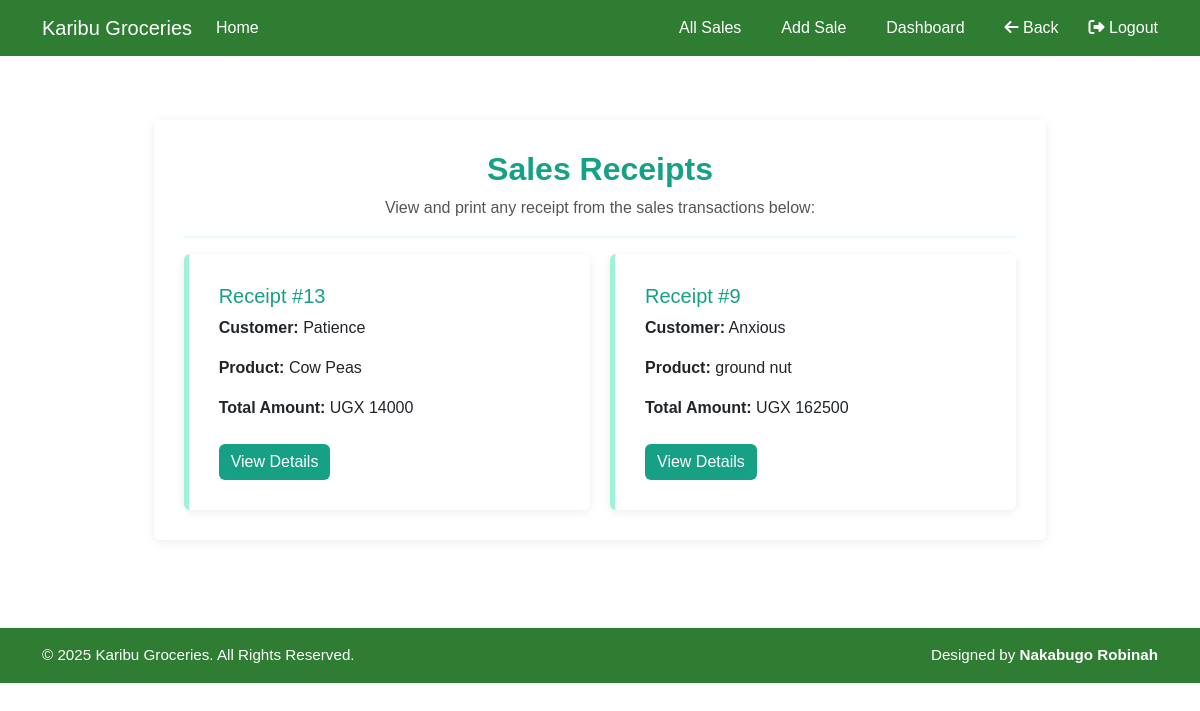
The page /receipt/ (signed in) on the database as committed earlier.
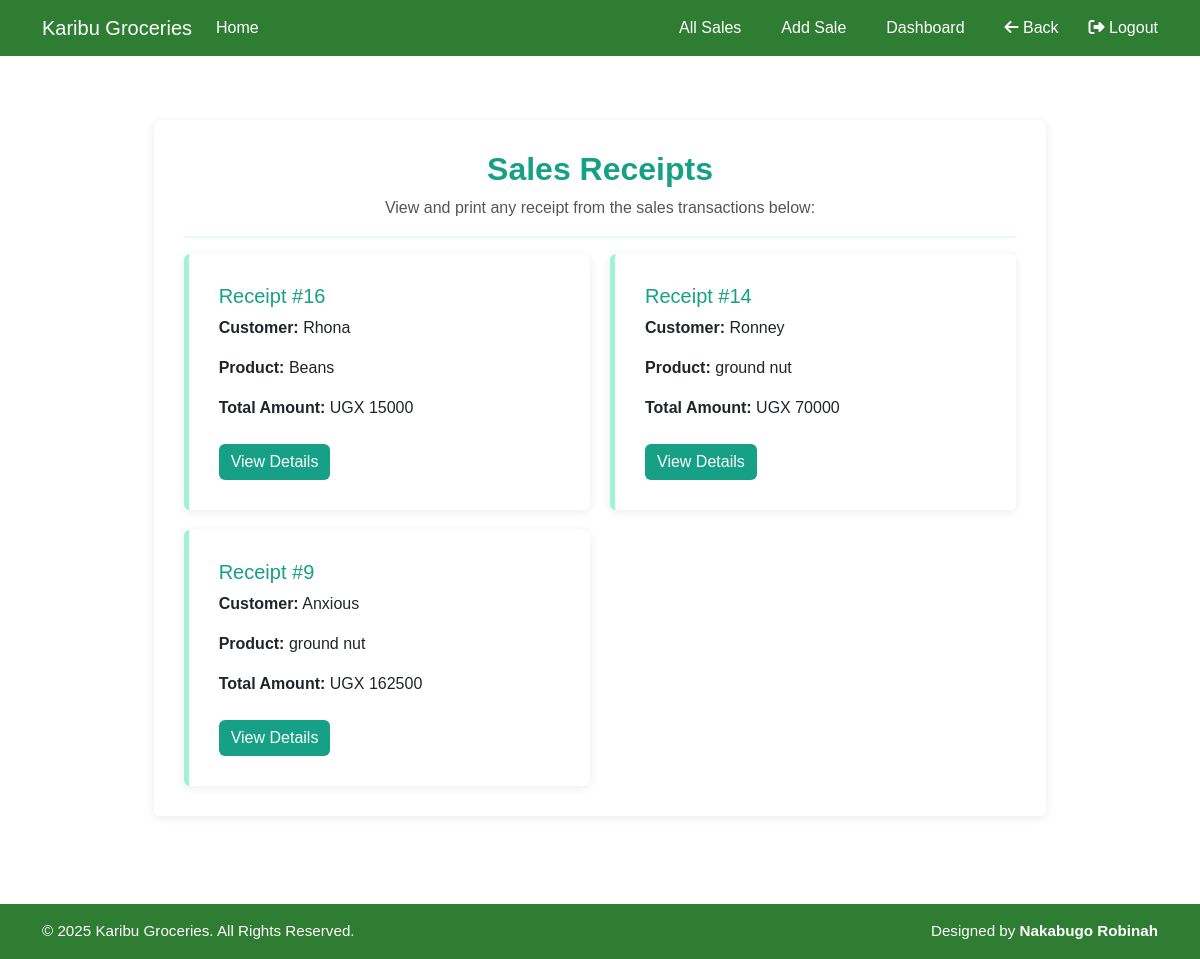
The same page on the database as committed later.
### ledger/models.py (models this page shows, shortened)
class Sale(models.Model):
    product_name = models.ForeignKey(Stock, on_delete=models.CASCADE)
    unit_price = models.FloatField(blank=False, null=True, default=0)
    quantity = models.IntegerField(default=0, null=True, blank=False)
    category = models.ForeignKey(Category, on_delete=models.CASCADE, null=True)
    customer_name = models.CharField(max_length=100, blank=True, null=True)
    payment_method = models.CharField(
        max_length=10,
        choices=[("Cash", "Cash"), ("cheque", "Cheque")],
        default="Cash"
    )
    date = models.DateField(auto_now_add=True)
    dispatch_time = models.TimeField(blank=True, null=True)
    salesagent = models.ForeignKey(Userprofile, on_delete=models.SET_NULL, null=True, blank=False)
    amount_received = models.FloatField(blank=False, default=0, null=True)
    branch = models.CharField(max_length=20, choices=[("Maganjo", "Maganjo"), ("Matugga", "Matugga")])
    def get_total(self):
        return int(self.unit_price * self.quantity)

class Stock(models.Model):
    category_name = models.ForeignKey(Category, on_delete=models.CASCADE, null=True, blank=True)
    item_name = models.CharField(max_length=10, null=True, blank=False)
    total_quantity = models.IntegerField(default=0, null=True, blank=False)
    issued_quantity = models.IntegerField(default=0, null=True, blank=False)
    received_quantity = models.IntegerField(default=0, null=True, blank=False)
    type_of_stock = models.CharField(max_length=20)
    cost = models.DecimalField(max_digits=10, decimal_places=2, null=True, blank=False)
    supplier_type = models.CharField(
        max_length=20,
        choices=[
            ("individual", "Individual Dealer"),
            ("company", "Company"),
            ("farm", "KGL Farm")
        ]
    )
    date = models.DateField(auto_now_add=True)
    branch = models.CharField(max_length=20, choices=[("Maganjo", "Maganjo"), ("Matugga", "Matugga")])
    unit_price = models.FloatField(blank=True, default=0, null=True)
    unit_cost = models.FloatField(blank=True, default=0, null=True)

### ledger/views.py (the view)
# urls.py: path('receipt/',views.receipt, name='receipt'),
@login_required
def receipt(request):
    sales = Sale.objects.all().order_by('-id')
    return render(request, 'ledger/receipt.html', {'sales':sales})

### ledger/templates/ledger/receipt.html (shortened to what this page needs)
{% extends 'base.html' %}
{% load static %}
{% block content %}
<div class="receipt-wrapper container">
    <div class="row justify-content-center">
        <div class="col-lg-10">
            <div class="card">
                <div class="card-body">
                    <div class="text-center">
                        <h2><strong>Sales Receipts</strong></h2>
                        <p>View and print any receipt from the sales transactions below:</p>
                        <hr>
                    </div>
                    {% if sales %}
                    <div class="card-grid">
                        {% for sale in sales %}
                        <div class="card receipt-card">
                            <div class="card-body">
                                <h5 class="card-title">Receipt #{{ sale.id }}</h5>
                                <p><strong>Customer:</strong> {{ sale.customer_name }}</p>
                                <p><strong>Product:</strong> {{ sale.product_name.item_name }}</p>
                                <p><strong>Total Amount:</strong> UGX {{ sale.get_total }}</p>
                                <a href="{% url 'receipt_detail' sale.id %}" class="btn btn-info mt-2">View Details</a>
                            </div>
                        </div>
                        {% endfor %}
                    </div>
                    {% else %}
                    <div class="text-center mt-4">
                        <p>No sales receipts available yet.</p>
                    </div>
                    {% endif %}
                </div>
            </div>
        </div>
    </div>
</div>
{% endblock %}

### ledger/templates/base.html (shortened to what this page needs)
{% load static %}
<!DOCTYPE html>
<html lang="en">
<head>
    <link href="https://cdn.jsdelivr.net/npm/bootstrap@5.3.0/dist/css/bootstrap.min.css" rel="stylesheet">
    <link href="https://cdnjs.cloudflare.com/ajax/libs/font-awesome/6.4.0/css/all.min.css" rel="stylesheet">
    <link href="{% static 'css/base.css' %}" rel="stylesheet">
</head>
<body>
    <nav class="navbar navbar-expand-lg" style="background-color: #2e7d32; ">
        <div class="container">
          <a class="navbar-brand text-white" href="{% url 'index' %}">Karibu Groceries</a>
          <div class="collapse navbar-collapse" id="navbarNav">
            <ul class="navbar-nav me-auto">
              <li class="nav-item">
                <a class="nav-link text-white" href="{% url 'index' %}">Home</a>
              </li>
            </ul>
            {% if user.is_authenticated %}
            <div class="d-flex align-items-center gap-2">
              {% if user.is_manager %}
                <a href="{% url 'allstock' %}" class="nav-link text-white">All Stock</a>
                <a href="{% url 'add_stock' %}" class="nav-link text-white">Add Stock</a>
                <a href="{% url 'create_credit_sale' %}" class="nav-link text-white">Add Credit Sale</a>
                <a href="{% url 'manager'%}" class="nav-link text-white">Dashboard</a>
              {% elif user.is_salesagent %}
                <a href="{% url 'allsales' %}" class="nav-link text-white">All Sales</a>
                <a href="{% url 'addsales' %}" class="nav-link text-white">Add Sale</a>
                <a href="{% url 'salesagent'%}" class="nav-link text-white">Dashboard</a>
              {% endif %}
              <a href="javascript:history.back()" class="nav-link text-white">
                <i class="fas fa-arrow-left"></i> Back
              </a>
              <form method="POST" action="{% url 'logout' %}" class="d-inline">
                <button type="submit" class="nav-link text-white" style="padding: 0; margin: 0;">
                  <i class="fas fa-sign-out-alt"></i> Logout
                </button>
              </form>
            </div>
            {% endif %}
          </div>
        </div>
      </nav>
    <div class="container mt-4">
        {% block content %}
        {% endblock %}
    </div>
    <footer class="py-3 mt-5" style="background-color: #2e7d32; color: white;">
        <div class="container d-flex flex-column flex-md-row justify-content-between align-items-center">
            <div>
                <p class="mb-0">&copy; 2025 Karibu Groceries. All Rights Reserved.</p>
            </div>
            <div>
                <p class="mb-0">Designed by <strong>Nakabugo Robinah</strong></p>
            </div>
        </div>
    </footer>
</body>
</html>

### ledger/static/css/base.css (style rules this page uses)
footer { font-size: 0.95rem; padding: 10px 0; margin-top: auto; }
.navbar .nav-link { color: white !important; font-weight: 500; margin-right: 12px; transition: background-color 0.3s ease; border-radius: 6px; padding: 6px 10px; }

### ledger/templates/ledger/receipt.html (style rules this page uses)
body { background-color: #ffffff; font-family: 'Poppins', sans-serif; }
.receipt-wrapper { padding: 40px 20px; }
.card { border: none; box-shadow: 0 2px 10px rgba(0, 0, 0, 0.08); background-color: #fff; }
.card-body { padding: 30px; }
h2, .card-title { color: #16a085; }
hr { border-top: 2px solid #9df2d8; }
.receipt-card { border-left: 5px solid #9df2d8; transition: transform 0.2s; }
.btn-info { background-color: #16a085; border: none; color: #fff; }
.card-grid { display: grid; grid-template-columns: repeat(auto-fill, minmax(280px, 1fr)); gap: 20px; }
.text-center p { color: #555; }

Rows that differ between the two databases and show on the page:
removed Sale: id "13", customer_name "Patience", product_name.item_name "Cow Peas", get_total "14000"
added Sale: id "16", customer_name "Rhona", product_name.item_name "Beans", get_total "15000"
added Sale: id "14", customer_name "Ronney", product_name.item_name "ground nut", get_total "70000"
